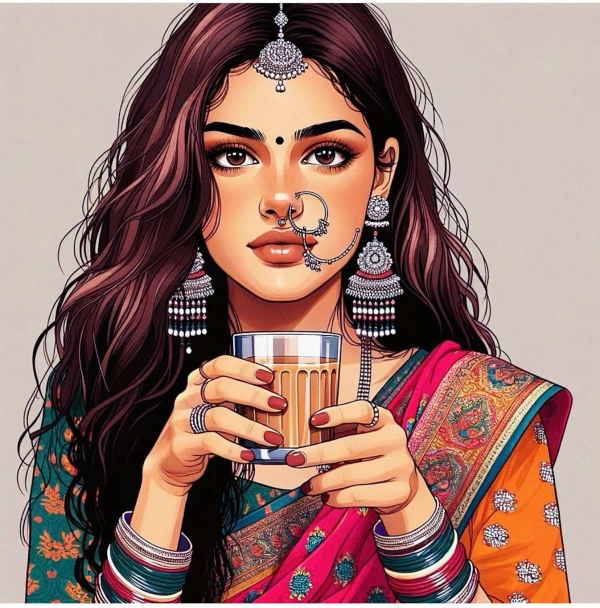
#> input picture image_processing/k3.jpg, 1200 x 1215 px, found by its file name (shown at 1/2 size)
$ python rotate.py
#> lines starting #> are read from the running program, lines starting #| are printed output that depends on the picture
import cv2

img = cv2.imread('C:/Users/harsh/OneDrive/Desktop/manyaaaa/k3.jpg')
#> img is the input picture: shape (1215, 1200, 3); mean B, G, R 111, 118.5, 153.7
(h, w) = img.shape[:2]
#> h = 1215; w = 1200
center = (w // 2, h // 2)
#> center = (600, 607)

matrix = cv2.getRotationMatrix2D(center, 45, 1.0)
rotated = cv2.warpAffine(img, matrix, (w, h))
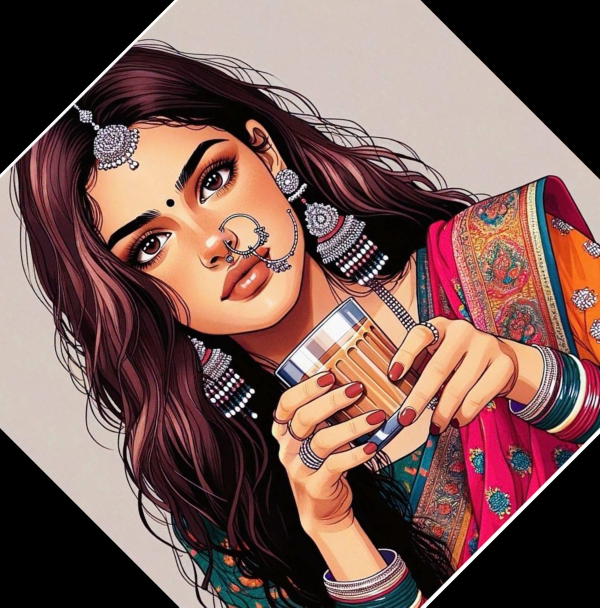
#> rotated: shape (1215, 1200, 3) (shown at 1/2 size); mean B, G, R 84.4, 89.9, 121.1

# Resize the rotated image to a smaller size
resized_rotated = cv2.resize(rotated, (500, 500), interpolation=cv2.INTER_AREA)
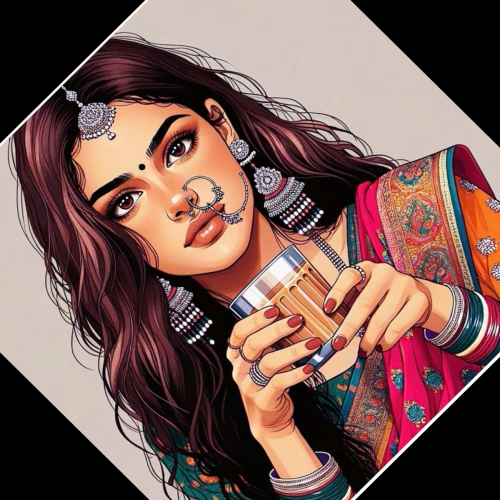
#> resized_rotated: shape (500, 500, 3); mean B, G, R 84.4, 89.9, 121.1

cv2.imshow('Resized Rotated Image', resized_rotated)
cv2.waitKey(0)
cv2.destroyAllWindows()

$ run again, with image_processing/k2.jpg copied over image_processing/k3.jpg
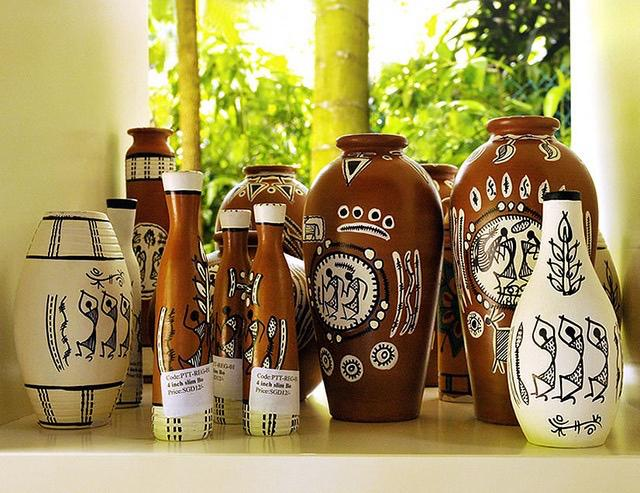
#> input picture image_processing/k2.jpg, 640 x 493 px, found by its file name
#> img is the input picture: shape (493, 640, 3); mean B, G, R 94, 146, 161.5
#> `rotated = cv2.warpAffine(img, matrix, (w, h))`:
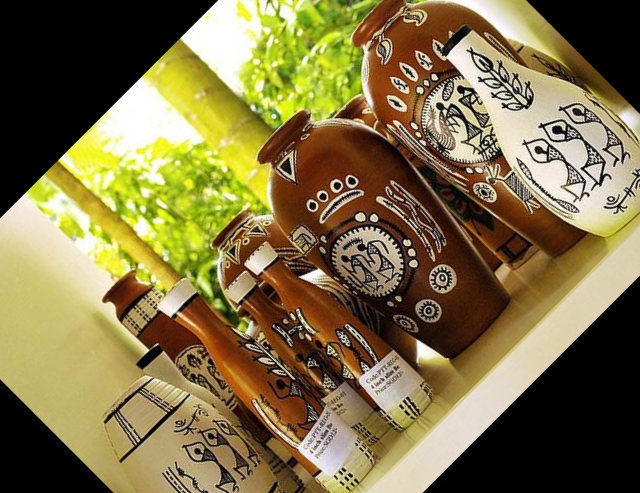
#> rotated: shape (493, 640, 3); mean B, G, R 70.5, 113, 127
#> `resized_rotated = cv2.resize(rotated, (500, 500), interpolation=cv2.IN..`:
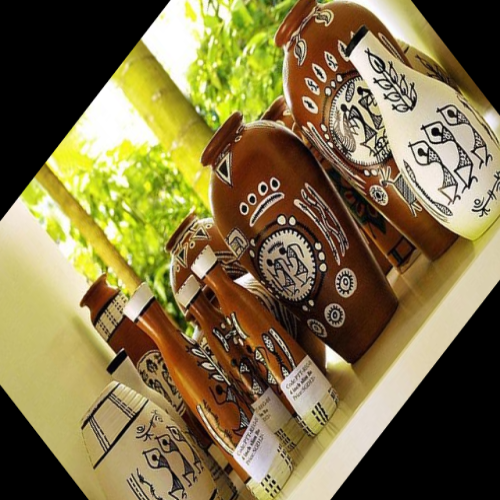
#> resized_rotated: shape (500, 500, 3); mean B, G, R 70.4, 112.9, 126.9
